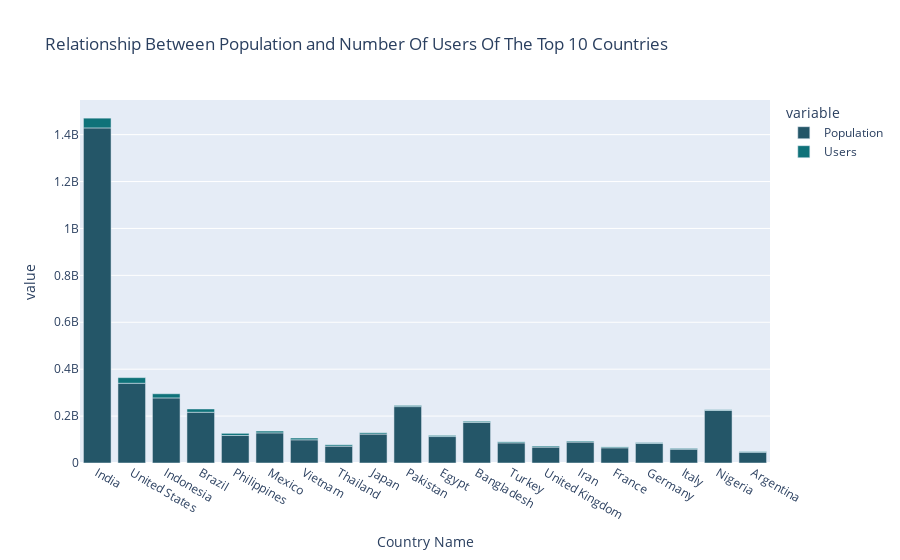

Notebook code for this chart:
### Code cell
#Populatioon and Number of Users Relationship of Top 10 Most Users
population_and_number_of_user_relatn = px.bar(
    data.head(20) ,
    x="Name",
    y=["Population" , "Users"],
    color_discrete_sequence=px.colors.sequential.Aggrnyl,
    title= "Relationship Between Population and Number Of Users Of The Top 10 Countries" ,
    labels={
    'Name' : "Country Name" , 
    "Users" : "Number Of Users"
    }
)
population_and_number_of_user_relatn

### Figure 1 — Plotly figure (JSON) as saved in the notebook; plotly's stock layout.template omitted (floating-point values rounded to 4 significant figures)
{"data": [{"alignmentgroup": "True", "hovertemplate": "variable=Population<br>Country Name=%{x}<br>value=%{y}<extra></extra>", "legendgroup": "Population", "marker": {"color": "rgb(36, 86, 104)", "pattern": {"shape": ""}}, "name": "Population", "offsetgroup": "Population", "orientation": "v", "showlegend": true, "textposition": "auto", "type": "bar", "x": ["India", "United States", "Indonesia", "Brazil", "Philippines", "Mexico", "Vietnam", "Thailand", "Japan", "Pakistan", "Egypt", "Bangladesh", "Turkey", "United Kingdom", "Iran", "France", "Germany", "Italy", "Nigeria", "Argentina"], "xaxis": "x", "y": [1428627663, 339996563, 277534122, 216422446, 117337368, 128455567, 98858950, 71801279, 123294513, 240485658, 112716598, 172954319, 85816199, 67736802, 89172767, 64756584, 83294633, 58870762, 223804632, 45773884], "yaxis": "y"}, {"alignmentgroup": "True", "hovertemplate": "variable=Users<br>Country Name=%{x}<br>value=%{y}<extra></extra>", "legendgroup": "Users", "marker": {"color": "rgb(15, 114, 121)", "pattern": {"shape": ""}}, "name": "Users", "offsetgroup": "Users", "orientation": "v", "showlegend": true, "textposition": "auto", "type": "bar", "x": ["India", "United States", "Indonesia", "Brazil", "Philippines", "Mexico", "Vietnam", "Thailand", "Japan", "Pakistan", "Egypt", "Bangladesh", "Turkey", "United Kingdom", "Iran", "France", "Germany", "Italy", "Nigeria", "Argentina"], "xaxis": "x", "y": [41660000, 24000000, 17650000, 13900000, 9100000, 7800000, 7590000.0, 5850000, 5580000, 4920000, 4880000, 4880000, 4400000, 4400000, 4000000, 3850000, 3740000, 3490000, 3190000, 3000000], "yaxis": "y"}], "layout": {"barmode": "relative", "legend": {"title": {"text": "variable"}, "tracegroupgap": 0}, "title": {"text": "Relationship Between Population and Number Of Users Of The Top 10 Countries"}, "xaxis": {"anchor": "y", "domain": [0, 1], "title": {"text": "Country Name"}}, "yaxis": {"anchor": "x", "domain": [0, 1], "title": {"text": "value"}}}}
